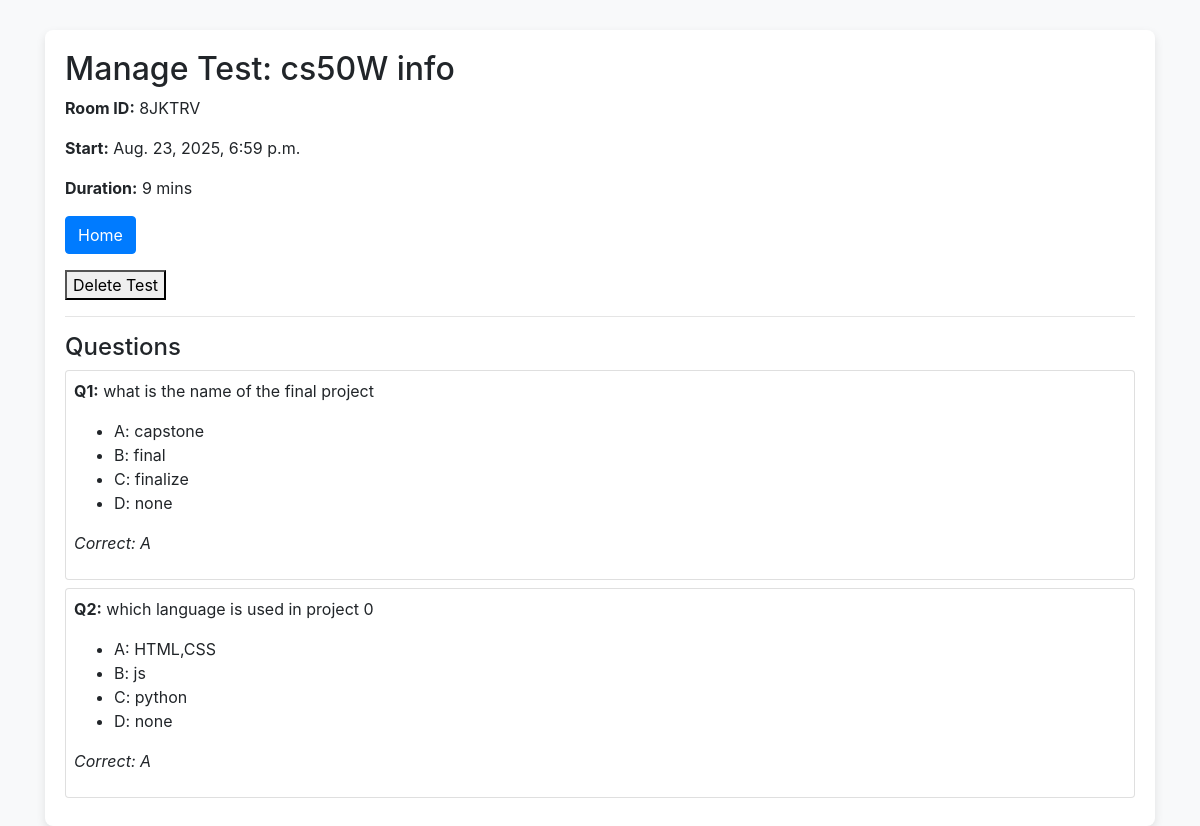
The page /visit_test/14 (signed in) on the database its author committed.
### quizApp/models.py (models this page shows, shortened)
class Test(models.Model):
    teacher = models.ForeignKey(User,on_delete=models.CASCADE,limit_choices_to={'user_type':'Teacher'})
    title = models.CharField(max_length=100)
    room_id = models.CharField(max_length=20,unique=True,blank=True)
    allowed_students = models.ManyToManyField(User,related_name="assigned_tests",blank=True,
                                              limit_choices_to={'user_type': 'Student'})
    start_time=models.DateTimeField()
    duration_minutes=models.PositiveIntegerField()
    created_at = models.DateTimeField(auto_now_add=True)

class Question(models.Model):
    test = models.ForeignKey(Test,on_delete=models.CASCADE,related_name='questions')
    question_text = models.TextField()
    option_a = models.CharField(max_length=200)
    option_b = models.CharField(max_length=200)
    option_c = models.CharField(max_length=200)
    option_d = models.CharField(max_length=200)
    correct_option = models.CharField(max_length=1)

### quizApp/views.py (the view)
# urls.py: path("visit_test/<int:testID>",views.visit_test, name="visit_test"),
@teacher_required
def visit_test(request,testID):
    if not request.user.is_authenticated or request.user.user_type!="Teacher":
        return HttpResponseRedirect(reverse("login"))
    test = get_object_or_404(Test,id=testID)
    questions = test.questions.all()
    editable=( test.start_time - timezone.now()) >= timedelta(minutes=10)
    return render(request,"quizApp/visit_test.html",{
        "test":test,
        "questions":questions,
        "editable":editable
    })

### quizApp/views.py (called while the page is built)
def teacher_required(view_func):
    @wraps(view_func)
    def _wrapped_view(request,*args,**kwargs):
        if not request.user.is_authenticated:
            return redirect("login")
        if request.user.user_type != "Teacher":
            return redirect("index")
        return view_func(request,*args,**kwargs)
    return _wrapped_view

### quizApp/templates/quizApp/visit_test.html (shortened to what this page needs)
{% extends "quizApp/layout.html" %}
{% block body %}
<h2>Manage Test: {{ test.title }}</h2>
<p><strong>Room ID:</strong> {{ test.room_id }}</p>
<p><strong>Start:</strong> {{ test.start_time }}</p>
<p><strong>Duration:</strong> {{ test.duration_minutes }} mins</p>
<a href="{% url 'index' %}" class="btn btn-primary mb-3">Home</a>
<div class="mb-3">
    <form method="POST" action="{% url 'delete_test' test.id %}" style="display:inline;">
        <button type="submit" onclick="return confirm('Are you sure you want to delete this test?')">
            Delete Test
        </button>
    </form>
</div>
<hr>
<h4>Questions</h4>
{% for q in questions %}
<div class="card mb-2 p-2">
    <p><strong>Q{{ forloop.counter }}:</strong> {{ q.question_text }}</p>
    <ul>
        <li>A: {{ q.option_a }}</li>
        <li>B: {{ q.option_b }}</li>
        <li>C: {{ q.option_c }}</li>
        <li>D: {{ q.option_d }}</li>
    </ul>
    <p><em>Correct: {{ q.correct_option }}</em></p>
</div>
{% empty %}
<p>No questions added yet.</p>
{% endfor %}
{% endblock %}

### quizApp/templates/quizApp/layout.html (style rules this page uses)
body { background-color: #f8f9fa; }

### rows shown on the page
Test: title "cs50W info", room_id "8JKTRV", start_time "Aug. 23, 2025, 6:59 p.m.", duration_minutes "9"
Question: question_text "what is the name of the final project", option_a "capstone", option_b "final", option_c "finalize", option_d "none", correct_option "A"
Question: question_text "which language is used in project 0", option_a "HTML,CSS", option_b "js", option_c "python", option_d "none", correct_option "A"
